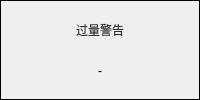
                <widget class="QFrame" name="verticalFrame">
                 <property name="frameShape">
                  <enum>QFrame::Box</enum>
                 </property>
                 <layout class="QVBoxLayout" name="verticalLayout_3">
                  <item>
                   <widget class="QLabel" name="label_12">
                    <property name="styleSheet">
                     <string notr="true">color: rgb(50,50,50);

font: 14pt &quot;微软雅黑&quot;;</string>
                    </property>
                    <property name="text">
                     <string>过量警告</string>
                    </property>
                    <property name="alignment">
                     <set>Qt::AlignCenter</set>
                    </property>
                   </widget>
                  </item>
                  <item>
                   <layout class="QGridLayout" name="gridLayout_8" columnstretch="1,3,1">
                    <item row="0" column="1">
                     <widget class="QLabel" name="M354Sig">
                      <property name="text">
                       <string>-</string>
                      </property>
                      <property name="alignment">
                       <set>Qt::AlignCenter</set>
                      </property>
                     </widget>
                    </item>
                    <item row="0" column="0">
                     <widget class="QLabel" name="label_13">
                      <property name="text">
                       <string/>
                      </property>
                     </widget>
                    </item>
                    <item row="0" column="2">
                     <widget class="QLabel" name="label_15">
                      <property name="text">
                       <string/>
                      </property>
                     </widget>
                    </item>
                   </layout>
                  </item>
                 </layout>
                </widget>
